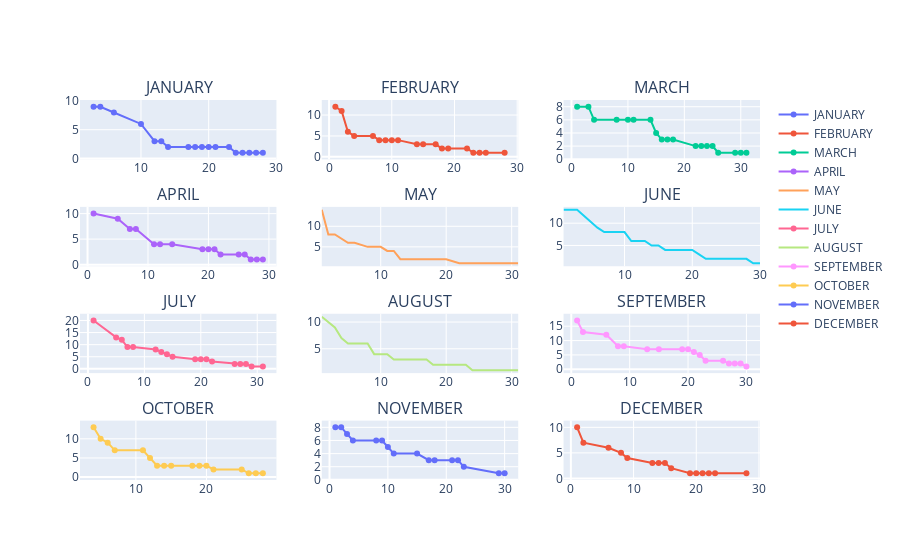

The cell this chart's notebook holds for it:
### Code cell
fig_6 = make_subplots(rows=4, cols=3,subplot_titles=('JANUARY', 'FEBRUARY', 'MARCH', 'APRIL', 'MAY', 'JUNE', 'JULY',
       'AUGUST', 'SEPTEMBER', 'OCTOBER', 'NOVEMBER', 'DECEMBER'))
#1_1
fig_6.add_trace(
    go.Scatter(x=data_4[data_4['Month']=="JANUARY"]['Day'].unique(), y=data_4[data_4['Month']=="JANUARY"]['Day'].value_counts(),name='JANUARY'),
    row=1, col=1)
#1_2
fig_6.add_trace(
    go.Scatter(x=data_4[data_4['Month']=="FEBRUARY"]['Day'].unique(), y=data_4[data_4['Month']=="FEBRUARY"]['Day'].value_counts(),name='FEBRUARY'),
    row=1, col=2)
#1_3
fig_6.add_trace(
    go.Scatter(x=data_4[data_4['Month']=="MARCH"]['Day'].unique(), y=data_4[data_4['Month']=="MARCH"]['Day'].value_counts(),name='MARCH'),
    row=1, col=3)

#2_1
fig_6.add_trace(
    go.Scatter(x=data_4[data_4['Month']=="APRIL"]['Day'].unique(), y=data_4[data_4['Month']=="APRIL"]['Day'].value_counts(),name='APRIL'),
    row=2, col=1)
#2_2
fig_6.add_trace(
    go.Scatter(x=data_4[data_4['Month']=="MAY"]['Day'].unique(), y=data_4[data_4['Month']=="MAY"]['Day'].value_counts(),name='MAY'),
    row=2, col=2)

#2_3
fig_6.add_trace(
    go.Scatter(x=data_4[data_4['Month']=="JUNE"]['Day'].unique(), y=data_4[data_4['Month']=="JUNE"]['Day'].value_counts(),name='JUNE'),
    row=2, col=3)
#3_1
fig_6.add_trace(
    go.Scatter(x=data_4[data_4['Month']=="JULY"]['Day'].unique(), y=data_4[data_4['Month']=="JULY"]['Day'].value_counts(),name='JULY'),
    row=3, col=1)

#3_2
fig_6.add_trace(
    go.Scatter(x=data_4[data_4['Month']=="AUGUST"]['Day'].unique(), y=data_4[data_4['Month']=="AUGUST"]['Day'].value_counts(),name='AUGUST'),
    row=3, col=2)

#3_3
fig_6.add_trace(
    go.Scatter(x=data_4[data_4['Month']=="SEPTEMBER"]['Day'].unique(), y=data_4[data_4['Month']=="SEPTEMBER"]['Day'].value_counts(),name='SEPTEMBER'),
    row=3, col=3)

#4_1
fig_6.add_trace(
    go.Scatter(x=data_4[data_4['Month']=="OCTOBER"]['Day'].unique(), y=data_4[data_4['Month']=="OCTOBER"]['Day'].value_counts(),name='OCTOBER'),
    row=4, col=1)

#4_2
fig_6.add_trace(
    go.Scatter(x=data_4[data_4['Month']=="NOVEMBER"]['Day'].unique(), y=data_4[data_4['Month']=="NOVEMBER"]['Day'].value_counts(),name='NOVEMBER'),
    row=4, col=2)

#4_3
fig_6.add_trace(
    go.Scatter(x=data_4[data_4['Month']=="DECEMBER"]['Day'].unique(), y=data_4[data_4['Month']=="DECEMBER"]['Day'].value_counts(),name='DECEMBER'),
    row=4, col=3)

### Figure 1 — Plotly figure (JSON) as saved in the notebook; plotly's stock layout.template omitted (floating-point values rounded to 4 significant figures)
{"data": [{"name": "JANUARY", "x": [3, 4, 6, 10, 12, 13, 14, 17, 18, 19, 20, 21, 23, 24, 25, 26, 27, 28], "y": [9, 9, 8, 6, 3, 3, 2, 2, 2, 2, 2, 2, 2, 1, 1, 1, 1, 1], "type": "scatter", "xaxis": "x", "yaxis": "y"}, {"name": "FEBRUARY", "x": [1, 2, 3, 4, 7, 8, 9, 10, 11, 14, 15, 17, 18, 19, 22, 23, 24, 25, 28], "y": [12, 11, 6, 5, 5, 4, 4, 4, 4, 3, 3, 3, 2, 2, 2, 1, 1, 1, 1], "type": "scatter", "xaxis": "x2", "yaxis": "y2"}, {"name": "MARCH", "x": [1, 3, 4, 8, 10, 11, 14, 15, 16, 17, 18, 22, 23, 24, 25, 26, 29, 30, 31], "y": [8, 8, 6, 6, 6, 6, 6, 4, 3, 3, 3, 2, 2, 2, 2, 1, 1, 1, 1], "type": "scatter", "xaxis": "x3", "yaxis": "y3"}, {"name": "APRIL", "x": [1, 5, 7, 8, 11, 12, 14, 19, 20, 21, 22, 25, 26, 27, 28, 29], "y": [10, 9, 7, 7, 4, 4, 4, 3, 3, 3, 2, 2, 2, 1, 1, 1], "type": "scatter", "xaxis": "x4", "yaxis": "y4"}, {"name": "MAY", "x": [1, 2, 3, 4, 5, 6, 8, 10, 11, 12, 13, 17, 18, 19, 20, 22, 24, 25, 26, 27, 31], "y": [14, 8, 8, 7, 6, 6, 5, 5, 4, 4, 2, 2, 2, 2, 2, 1, 1, 1, 1, 1, 1], "type": "scatter", "xaxis": "x5", "yaxis": "y5"}, {"name": "JUNE", "x": [1, 2, 3, 6, 7, 8, 9, 10, 11, 13, 14, 15, 16, 17, 20, 21, 22, 23, 24, 28, 29, 30], "y": [13, 13, 13, 9, 8, 8, 8, 8, 6, 6, 5, 5, 4, 4, 4, 3, 2, 2, 2, 2, 1, 1], "type": "scatter", "xaxis": "x6", "yaxis": "y6"}, {"name": "JULY", "x": [1, 5, 6, 7, 8, 12, 13, 14, 15, 19, 20, 21, 22, 26, 27, 28, 29, 31], "y": [20, 13, 12, 9, 9, 8, 7, 6, 5, 4, 4, 4, 3, 2, 2, 2, 1, 1], "type": "scatter", "xaxis": "x7", "yaxis": "y7"}, {"name": "AUGUST", "x": [1, 2, 3, 4, 5, 6, 8, 9, 10, 11, 12, 14, 15, 16, 17, 18, 19, 21, 23, 24, 25, 26, 30, 31], "y": [11, 10, 9, 7, 6, 6, 6, 4, 4, 4, 3, 3, 3, 3, 3, 2, 2, 2, 2, 1, 1, 1, 1, 1], "type": "scatter", "xaxis": "x8", "yaxis": "y8"}, {"name": "SEPTEMBER", "x": [1, 2, 6, 8, 9, 13, 15, 19, 20, 21, 22, 23, 26, 27, 28, 29, 30], "y": [17, 13, 12, 8, 8, 7, 7, 7, 7, 6, 5, 3, 3, 2, 2, 2, 1], "type": "scatter", "xaxis": "x9", "yaxis": "y9"}, {"name": "OCTOBER", "x": [4, 5, 6, 7, 11, 12, 13, 14, 15, 18, 19, 20, 21, 25, 26, 27, 28], "y": [13, 10, 9, 7, 7, 5, 3, 3, 3, 3, 3, 3, 2, 2, 1, 1, 1], "type": "scatter", "xaxis": "x10", "yaxis": "y10"}, {"name": "NOVEMBER", "x": [1, 2, 3, 4, 8, 9, 10, 11, 15, 17, 18, 21, 22, 23, 29, 30], "y": [8, 8, 7, 6, 6, 6, 5, 4, 4, 3, 3, 3, 3, 2, 1, 1], "type": "scatter", "xaxis": "x11", "yaxis": "y11"}, {"name": "DECEMBER", "x": [1, 2, 6, 8, 9, 13, 14, 15, 16, 19, 20, 21, 22, 23, 28], "y": [10, 7, 6, 5, 4, 3, 3, 3, 2, 1, 1, 1, 1, 1, 1], "type": "scatter", "xaxis": "x12", "yaxis": "y12"}], "layout": {"xaxis": {"anchor": "y", "domain": [0, 0.2889], "type": "linear", "range": [1.13, 29.87], "autorange": true}, "yaxis": {"anchor": "x", "domain": [0.8438, 1], "type": "linear", "range": [-0.5385, 10.54], "autorange": true}, "xaxis2": {"anchor": "y2", "domain": [0.3556, 0.6444], "type": "linear", "range": [-1.02, 30.02], "autorange": true}, "yaxis2": {"anchor": "x2", "domain": [0.8438, 1], "type": "linear", "range": [-1.115, 14.12], "autorange": true}, "xaxis3": {"anchor": "y3", "domain": [0.7111, 1], "type": "linear", "range": [-1.244, 33.24], "autorange": true}, "yaxis3": {"anchor": "x3", "domain": [0.8438, 1], "type": "linear", "range": [-0.3462, 9.346], "autorange": true}, "xaxis4": {"anchor": "y4", "domain": [0, 0.2889], "type": "linear", "range": [-1.095, 31.09], "autorange": true}, "yaxis4": {"anchor": "x4", "domain": [0.5625, 0.7188], "type": "linear", "range": [-0.7308, 11.73], "autorange": true}, "xaxis5": {"anchor": "y5", "domain": [0.3556, 0.6444], "type": "linear", "range": [1, 31], "autorange": true}, "yaxis5": {"anchor": "x5", "domain": [0.5625, 0.7188], "type": "linear", "range": [0.2778, 14.72], "autorange": true}, "xaxis6": {"anchor": "y6", "domain": [0.7111, 1], "type": "linear", "range": [1, 30], "autorange": true}, "yaxis6": {"anchor": "x6", "domain": [0.5625, 0.7188], "type": "linear", "range": [0.3333, 13.67], "autorange": true}, "xaxis7": {"anchor": "y7", "domain": [0, 0.2889], "type": "linear", "range": [-1.244, 33.24], "autorange": true}, "yaxis7": {"anchor": "x7", "domain": [0.2812, 0.4375], "type": "linear", "range": [-2.654, 23.65], "autorange": true}, "xaxis8": {"anchor": "y8", "domain": [0.3556, 0.6444], "type": "linear", "range": [1, 31], "autorange": true}, "yaxis8": {"anchor": "x8", "domain": [0.2812, 0.4375], "type": "linear", "range": [0.4444, 11.56], "autorange": true}, "xaxis9": {"anchor": "y9", "domain": [0.7111, 1], "type": "linear", "range": [-1.17, 32.17], "autorange": true}, "yaxis9": {"anchor": "x9", "domain": [0.2812, 0.4375], "type": "linear", "range": [-2.077, 20.08], "autorange": true}, "xaxis10": {"anchor": "y10", "domain": [0, 0.2889], "type": "linear", "range": [2.204, 29.8], "autorange": true}, "yaxis10": {"anchor": "x10", "domain": [0, 0.1562], "type": "linear", "range": [-1.308, 15.31], "autorange": true}, "xaxis11": {"anchor": "y11", "domain": [0.3556, 0.6444], "type": "linear", "range": [-1.17, 32.17], "autorange": true}, "yaxis11": {"anchor": "x11", "domain": [0, 0.1562], "type": "linear", "range": [-0.3462, 9.346], "autorange": true}, "xaxis12": {"anchor": "y12", "domain": [0.7111, 1], "type": "linear", "range": [-1.02, 30.02], "autorange": true}, "yaxis12": {"anchor": "x12", "domain": [0, 0.1562], "type": "linear", "range": [-0.7308, 11.73], "autorange": true}, "annotations": [{"font": {"size": 16}, "showarrow": false, "text": "JANUARY", "x": 0.1444, "xanchor": "center", "xref": "paper", "y": 1, "yanchor": "bottom", "yref": "paper"}, {"font": {"size": 16}, "showarrow": false, "text": "FEBRUARY", "x": 0.5, "xanchor": "center", "xref": "paper", "y": 1, "yanchor": "bottom", "yref": "paper"}, {"font": {"size": 16}, "showarrow": false, "text": "MARCH", "x": 0.8556, "xanchor": "center", "xref": "paper", "y": 1, "yanchor": "bottom", "yref": "paper"}, {"font": {"size": 16}, "showarrow": false, "text": "APRIL", "x": 0.1444, "xanchor": "center", "xref": "paper", "y": 0.7188, "yanchor": "bottom", "yref": "paper"}, {"font": {"size": 16}, "showarrow": false, "text": "MAY", "x": 0.5, "xanchor": "center", "xref": "paper", "y": 0.7188, "yanchor": "bottom", "yref": "paper"}, {"font": {"size": 16}, "showarrow": false, "text": "JUNE", "x": 0.8556, "xanchor": "center", "xref": "paper", "y": 0.7188, "yanchor": "bottom", "yref": "paper"}, {"font": {"size": 16}, "showarrow": false, "text": "JULY", "x": 0.1444, "xanchor": "center", "xref": "paper", "y": 0.4375, "yanchor": "bottom", "yref": "paper"}, {"font": {"size": 16}, "showarrow": false, "text": "AUGUST", "x": 0.5, "xanchor": "center", "xref": "paper", "y": 0.4375, "yanchor": "bottom", "yref": "paper"}, {"font": {"size": 16}, "showarrow": false, "text": "SEPTEMBER", "x": 0.8556, "xanchor": "center", "xref": "paper", "y": 0.4375, "yanchor": "bottom", "yref": "paper"}, {"font": {"size": 16}, "showarrow": false, "text": "OCTOBER", "x": 0.1444, "xanchor": "center", "xref": "paper", "y": 0.1562, "yanchor": "bottom", "yref": "paper"}, {"font": {"size": 16}, "showarrow": false, "text": "NOVEMBER", "x": 0.5, "xanchor": "center", "xref": "paper", "y": 0.1562, "yanchor": "bottom", "yref": "paper"}, {"font": {"size": 16}, "showarrow": false, "text": "DECEMBER", "x": 0.8556, "xanchor": "center", "xref": "paper", "y": 0.1562, "yanchor": "bottom", "yref": "paper"}], "autosize": true}}
